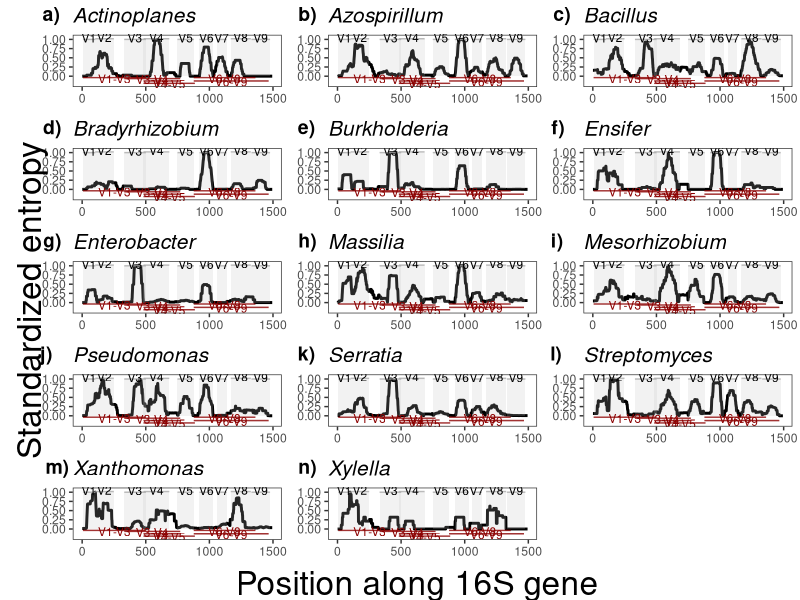

Write the R code that produced this figure.
library(ggplot2)
library(dplyr)
library(ggpubr)
library(grid)

entropy_data <- read.csv('Smooth_std_entropy.csv', header = F)

colnames(entropy_data)[1] <- 'Genus'
entropy <- as.data.frame(t(entropy_data))
first_row <- entropy[1, ]
colnames(entropy) <- first_row
entropy <- entropy[-1,]
entropys <- as.data.frame(sapply(entropy, as.numeric))

base_position <- 1:1494
df1 <- cbind('Base_Position' = base_position, entropys)
df2 <- as.data.frame(df1)
df <- df2 %>% 
  dplyr::select(Base_Position, Actinoplanes, Azospirillum, Bacillus, Bradyrhizobium, Burkholderia, Ensifer,
                Enterobacter, Massilia, Mesorhizobium, Pseudomonas, Serratia, Streptomyces,
                Xanthomonas, Xylella)

# parameters
# region title offset
n = 0.018
# region title alpha
ra=0.8
# region title colour
rc='dark grey'
# panel alpha
pa=0.2
#panel colour
pc='grey'
#amplicon colour
ac = 'dark red'

genera <- colnames(df)[-1]

plots <- lapply(genera, function(genus) {
  
  plt <- ggplot(df)
  plt <- plt + geom_line(aes_string(x = "Base_Position", y = genus), lwd=1) +
    labs(title = genus) +
    theme(plot.title = element_text(face = "italic", size = 15))
  plt <- plt + theme_bw() + 
    scale_y_continuous(name = "", limits = c(-0.23, 1.06), 
                       breaks = c(0, 0.25, 0.5, 0.75, 1), 
                       labels = c("0.00", "0.25", "0.50", "0.75", "1.00"))
  
  # add colour panels
  plt <- plt + annotate('rect', xmin=6, xmax=104, ymin=0, ymax=1, fill=pc, alpha=pa)
  plt <- plt + annotate('rect', xmin=103, xmax=249, ymin=0, ymax=1, fill=pc, alpha=pa)
  plt <- plt + annotate('rect', xmin=331, xmax=501, ymin=0, ymax=1, fill=pc, alpha=pa)
  plt <- plt + annotate('rect', xmin=482, xmax=685, ymin=0, ymax=1, fill=pc, alpha=pa)
  plt <- plt + annotate('rect', xmin=749, xmax=879, ymin=0, ymax=1, fill=pc, alpha=pa)
  plt <- plt + annotate('rect', xmin=922, xmax=1031, ymin=0, ymax=1, fill=pc, alpha=pa)
  plt <- plt + annotate('rect', xmin=1060, xmax=1135, ymin=0, ymax=1, fill=pc, alpha=pa)
  plt <- plt + annotate('rect', xmin=1168, xmax=1326, ymin=0, ymax=1, fill=pc, alpha=pa)
  plt <- plt + annotate('rect', xmin=1331, xmax=1477, ymin=0, ymax=1, fill=pc, alpha=pa)
  
  # # add individual bars
  #V1
  plt <- plt + annotate('segment', x=6, xend=104, y=1, yend=1, colour=rc, alpha=ra)
  plt <- plt + annotate('text', x=6 + (104-9)/2, y=1+n+n, label='V1', cex=3)
  #V2
  plt <- plt + annotate('segment', x=103, xend=249, y=1+n, yend=1+n, colour=rc, alpha=ra)
  plt <- plt + annotate('text', x=103 + (249-103)/2, y=1+n+n+n, label='V2', cex=3)
  #V3
  plt <- plt + annotate('segment', x=331, xend=501, y=1, yend=1, colour=rc, alpha=ra)
  plt <- plt + annotate('text', x=331 + (501-331)/2, y=1+n+n, label='V3', cex=3)
  #V4
  plt <- plt + annotate('segment', x=482, xend=685, y=1+n, yend=1+n, colour=rc, alpha=ra)
  plt <- plt + annotate('text', x=482 + (685-482)/2, y=1+n+n+n, label='V4', cex=3)
  #V5
  plt <- plt + annotate('segment', x=749, xend=879, y=1, yend=1, colour=rc, alpha=ra)
  plt <- plt + annotate('text', x=749 + (879-749)/2, y=1+n+n, label='V5', cex=3)
  #V6
  plt <- plt + annotate('segment', x=922, xend=1031, y=1, yend=1, colour=rc, alpha=ra)
  plt <- plt + annotate('text', x=922 + (1031-922)/2, y=1+n+n, label='V6', cex=3)
  #V7
  plt <- plt + annotate('segment', x=1060, xend=1135, y=1, yend=1, colour=rc, alpha=ra)
  plt <- plt + annotate('text', x=1060 + (1135-1060)/2, y=1+n+n, label='V7', cex=3)
  #V8
  plt <- plt + annotate('segment', x=1168, xend=1326, y=1+n, yend=1+n, colour=rc, alpha=ra)
  plt <- plt + annotate('text', x=1168 + (1326-1168)/2, y=1+n+n+n, label='V8', cex=3)
  #V9
  plt <- plt + annotate('segment', x=1331, xend=1477, y=1, yend=1, colour=rc, alpha=ra)
  plt <- plt + annotate('text', x=1331 + (1477-1331)/2, y=1+n+n, label='V9', cex=3)
  
  # Add amplicon regions
  #V1-V3
  plt <- plt + annotate('segment', x=6, xend=501, y=-0.02-n, yend=-0.02-n, colour=ac, alpha=ra)
  plt <- plt + annotate('text', x=6 + (501-6)/2, y=-0.02-3*n, label='V1-V3', colour=ac, cex=3)
  #V3-V4
  plt <- plt + annotate('segment', x=331, xend=771, y=-0.03-2*n, yend=-0.03-2*n, colour=ac, alpha=ra)
  plt <- plt + annotate('text', x=331 + (771-331)/2, y=-0.03-3.5*n, label='V3-V4', colour=ac, cex=3)
  #V4-V5
  plt <- plt + annotate('segment', x=482, xend=886, y=-0.05-8*n, yend=-0.05-8*n, colour=ac, alpha=ra)
  plt <- plt + annotate('text', x=482 + (886-482)/2, y=-0.05-9.5*n, label='V4-V5', colour=ac, cex=3)
  #V4
  plt <- plt + annotate('segment', x=482, xend=771, y=-0.04-5*n, yend=-0.04-5*n, colour=ac, alpha=ra)
  plt <- plt + annotate('text', x=482 + (771-482)/2, y=-0.04-6.5*n, label='V4', colour=ac, cex=3)
  #V6-V8
  plt <- plt + annotate('segment', x=877, xend=1362, y=-0.02-n, yend=-0.02-n, colour=ac, alpha=ra)
  plt <- plt + annotate('text', x=877 + (1362-877)/2, y=-0.02-3*n, label='V6-V8', colour=ac, cex=3)
  #V6-V9
  plt <- plt + annotate('segment', x=877, xend=1466, y=-0.04-5*n, yend=-0.04-5*n, colour=ac, alpha=ra)
  plt <- plt + annotate('text', x=877 + (1466-877)/2, y=-0.04-6.5*n, label='V6-V9', colour=ac, cex=3)
  
  plt <- plt + theme(panel.grid = element_blank(),
                     plot.title = element_text(face = "italic", size = 15), 
                     axis.title.x = element_blank(), 
                     axis.title.y = element_blank())
  return(plt)
})

figure <- ggarrange(plotlist = plots, labels = c("a)","b)","c)","d)","e)","f)","g)","h)","i)","j)","k)","l)","m)","n)"), ncol = 3, nrow = 5)
figure1 <- annotate_figure(figure, 
                           left = textGrob("Standardized entropy", rot = 90, vjust = 1, gp = gpar(cex = 2)),
                           bottom = textGrob("Position along 16S gene", gp = gpar(cex = 2)))

ggsave("Supp_fig1.png", plot = figure1, width = 20, height = 25)